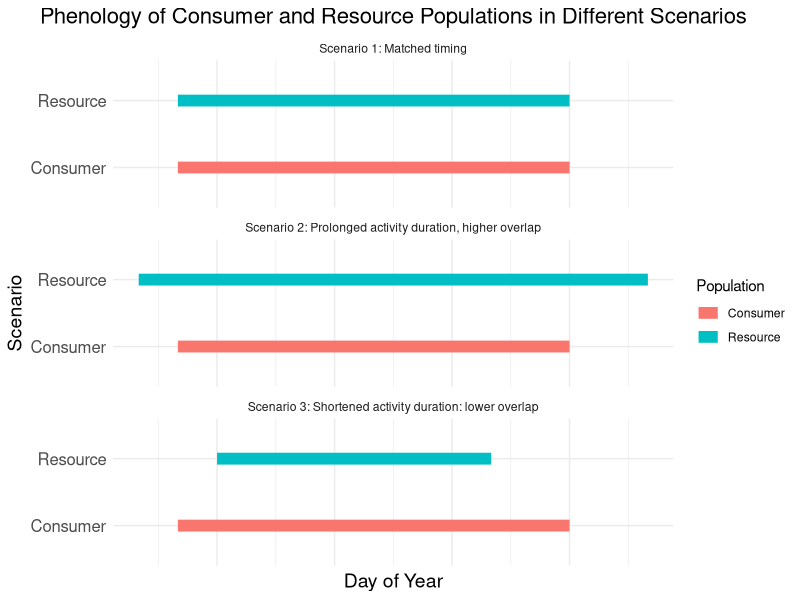

The R source for this figure:
# Load necessary libraries
library(ggplot2)
library(dplyr)

# Create data for the three scenarios
scenarios <- data.frame(
  Scenario = rep(c("Scenario 1: Matched timing", "Scenario 2: Prolonged activity duration, higher overlap",
                   "Scenario 3: Shortened activity duration: lower overlap"), each = 2),
  Population = rep(c("Consumer", "Resource"), 3),
  Start_Date = c(50, 50,   # Scenario 1: Both consumer and resource start at day 50
                 50, 40,   # Scenario 2: Resource starts earlier (day 40)
                 50, 60),  # Scenario 3: Resource starts later (day 60)
  End_Date = c(150, 150,   # Scenario 1: Both end at day 150
               150, 170,   # Scenario 2: Resource ends later (day 170)
               150, 130)   # Scenario 3: Resource ends earlier (day 130)
)

# Add a column for color-coding
scenarios$Color <- ifelse(scenarios$Population == "Consumer", "Consumer", "Resource")

# Create the ggplot
ggplot(scenarios, aes(x = Start_Date, xend = End_Date, y = Population,
                       color=Color)) +
  geom_segment(size = 4) +
  theme_minimal() +
  labs(title = "Phenology of Consumer and Resource Populations in Different Scenarios",
       x = "Day of Year",
       y = "Scenario",
       color = "Population") + facet_wrap(~Scenario, ncol=1, nrow=3)+
  theme(axis.text.y = element_text(size = 12), axis.text.x = element_blank(),
        axis.title = element_text(size = 14),
        plot.title = element_text(hjust = 0.5, size = 16))
